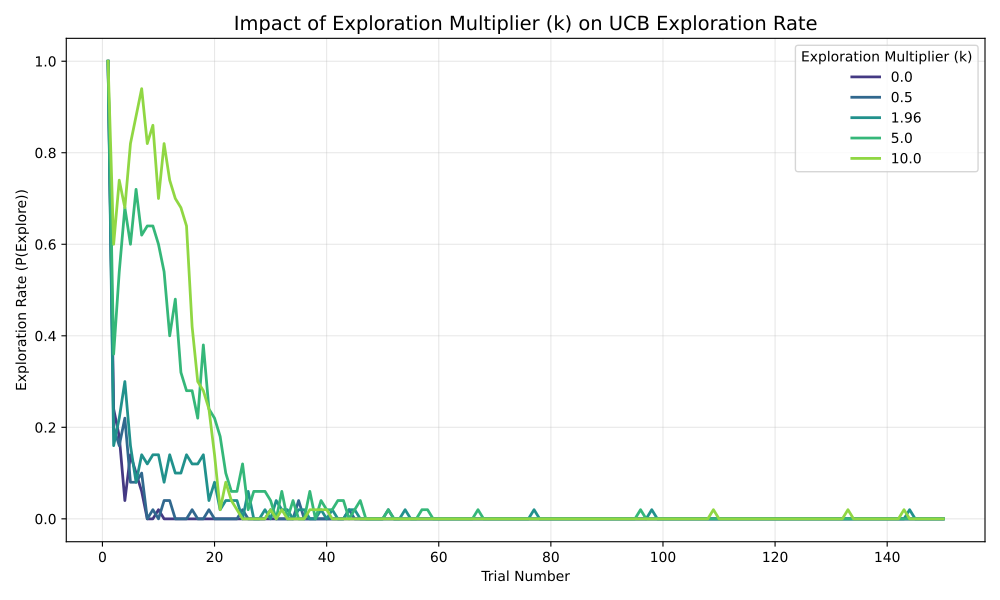

Recreate this plot in Python.
import os
import pandas as pd
import matplotlib.pyplot as plt
import seaborn as sns
from simulation import run_batch_simulation
from game import MiningInSpaceGame
from agents import LinearUCBAgent

# 1. Setup and Load Data
DATA_FILE = "ucb_multiplier_results.csv"
multipliers = [0.0, 0.5, 1.96, 5.0, 10.0]

# Check if we need to run simulations
run_sim = False
if not os.path.exists(DATA_FILE):
    run_sim = True
else:
    results = pd.read_csv(DATA_FILE)
    if 'exploration' not in results.columns:
        print("Existing data missing 'exploration' column. Re-running simulations...")
        run_sim = True

if run_sim:
    agents_to_test = {}
    for k in multipliers:
        agents_to_test[f"UCB (k={k})"] = lambda val=k: LinearUCBAgent(exploration_multiplier=val)

    print(f"Running simulation for {len(agents_to_test)} agent configurations...")
    results = run_batch_simulation(
        agents_to_test, 
        MiningInSpaceGame, 
        n_simulations=50, 
        n_trials=150, 
        output_path=DATA_FILE
    )

# 2. Process Data
# Calculate exploration rate per agent and trial
expl_data = results.groupby(['agent_name', 'trial'])['exploration'].mean().reset_index()

# Extract Multiplier for plotting
expl_data['k_val'] = expl_data['agent_name'].str.extract(r'k=([\d.]+)').astype(float)

# 3. Create Plot
plt.figure(figsize=(10, 6))

# Colors for different multipliers
palette = sns.color_palette("viridis", n_colors=len(multipliers))

sns.lineplot(
    data=expl_data,
    x='trial',
    y='exploration',
    hue='k_val',
    palette=palette,
    linewidth=2
)

plt.title('Impact of Exploration Multiplier (k) on UCB Exploration Rate', fontsize=14)
plt.ylabel('Exploration Rate (P(Explore))')
plt.xlabel('Trial Number')
plt.legend(title='Exploration Multiplier (k)')
plt.grid(True, alpha=0.3)
plt.ylim(-0.05, 1.05)

plt.tight_layout()
plt.savefig('ucb_exploration_rate.pdf')

print("Analysis complete. Plot saved to ucb_exploration_rate.pdf")
